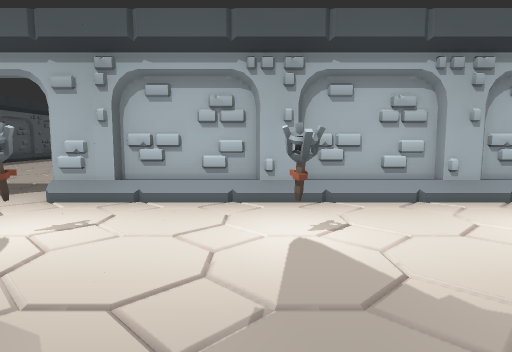
View 1 (above)

24 first-person views from a walk through a level from a Godot 3-D game. The camera is 1.3 m above the floor, tilts 6° down and sees 75° across. The floor is counted in squares, 1 m on a side. Each view is taken from the middle of a square. On the plan, view 1 faces up. The plan holds only what a view shows up to about 14 squares ahead; the rest is blank. The place goes on beyond the plan.

View 2
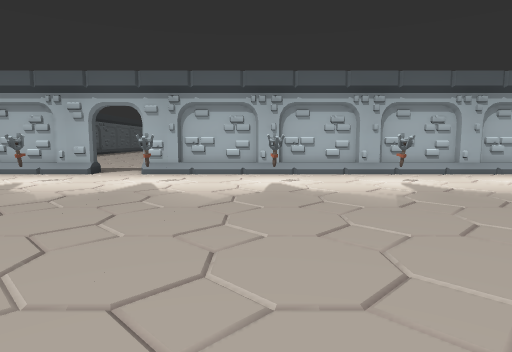

View 3
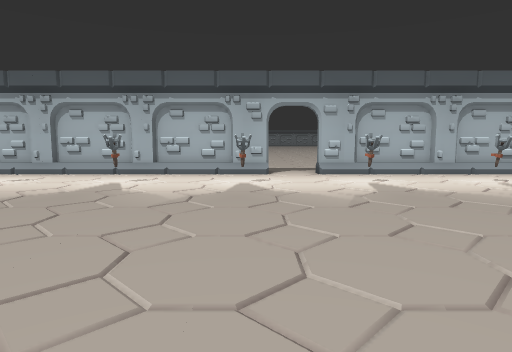

View 4
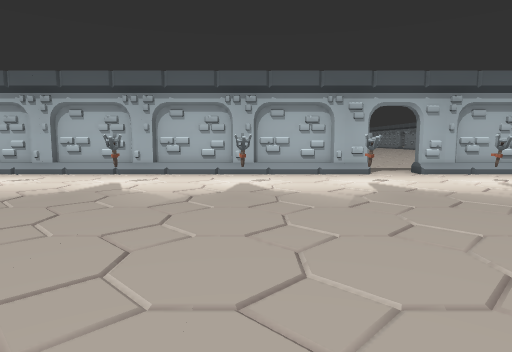

View 5
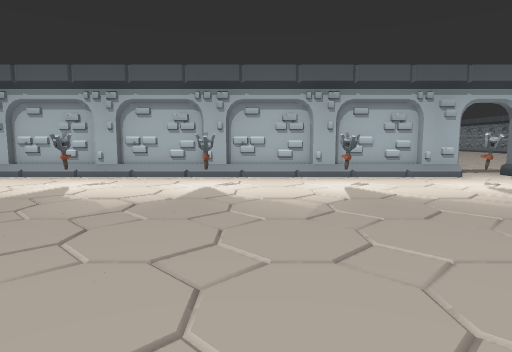

View 6
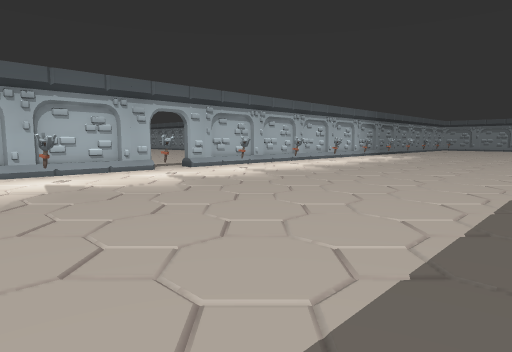

View 7
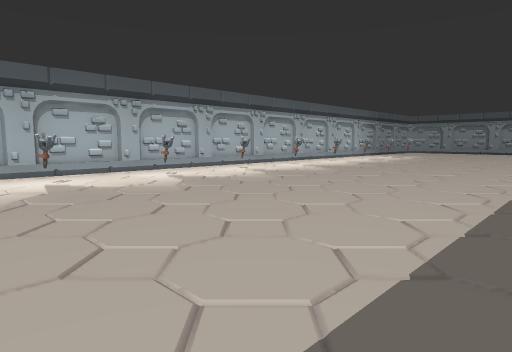

View 8
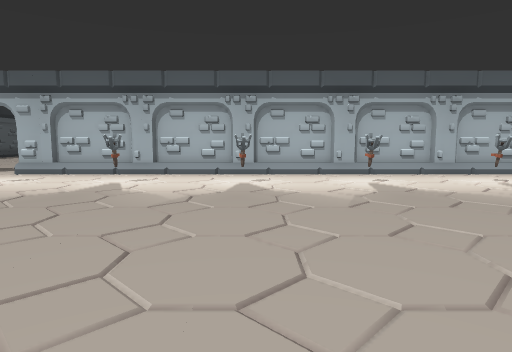

View 9
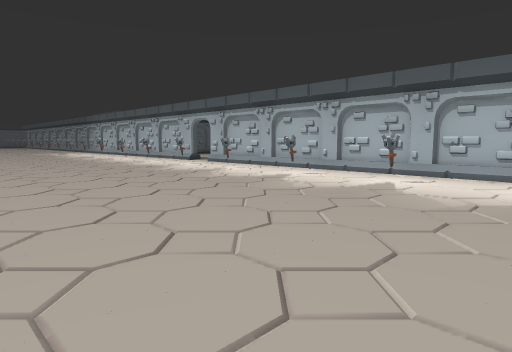

View 10
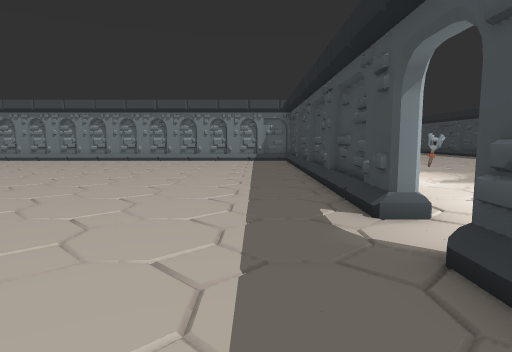

View 11
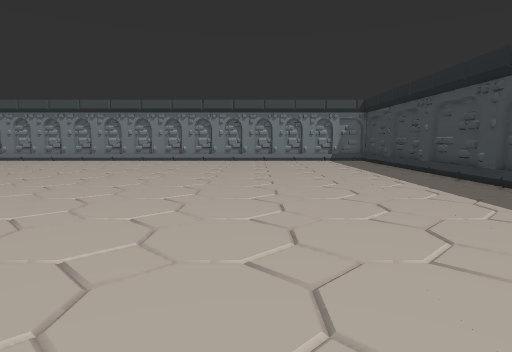

View 12
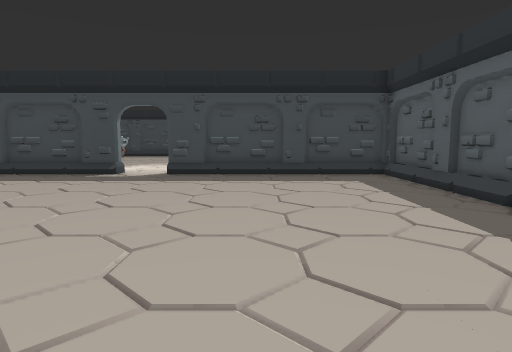

View 13
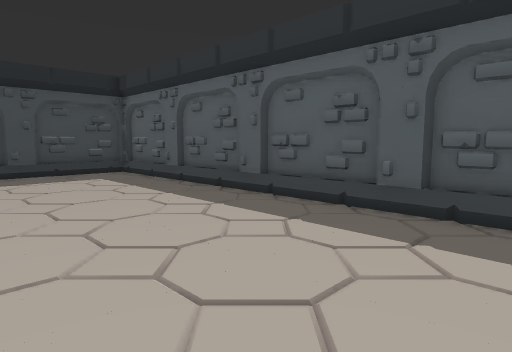

View 14
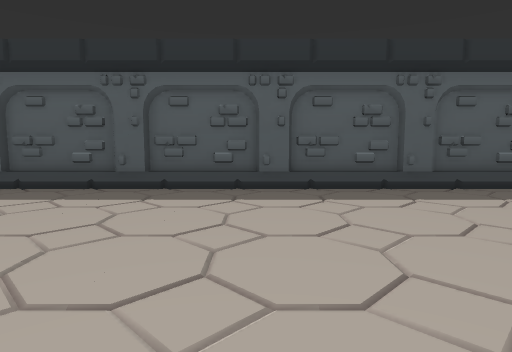

View 15
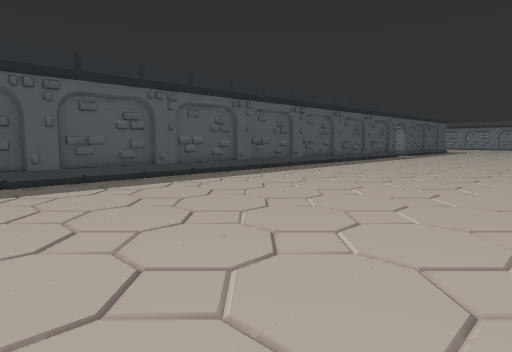

View 16
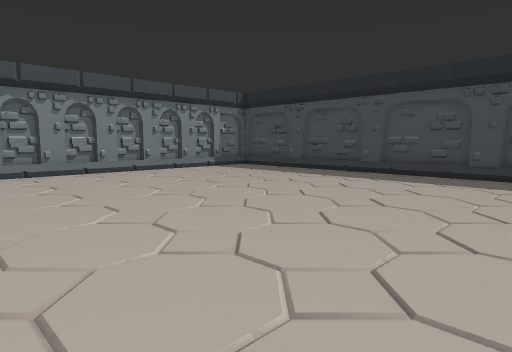

View 17
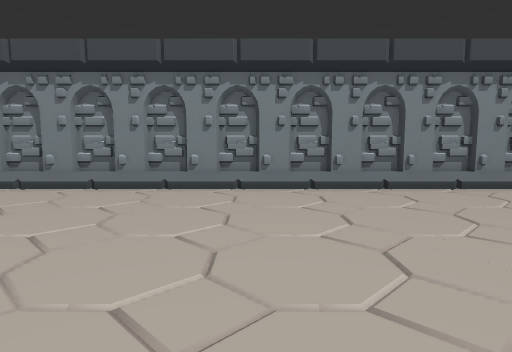

View 18
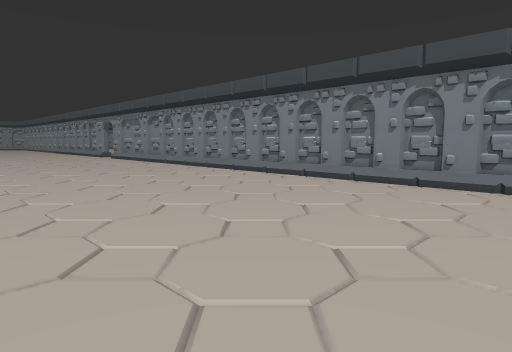

View 19
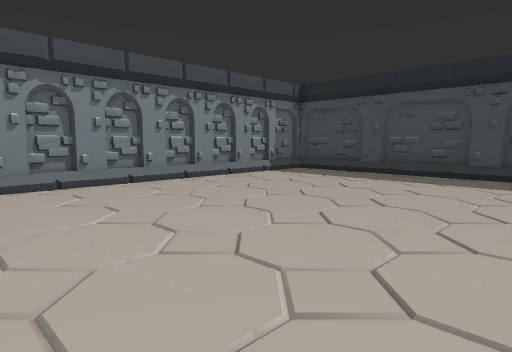

View 20
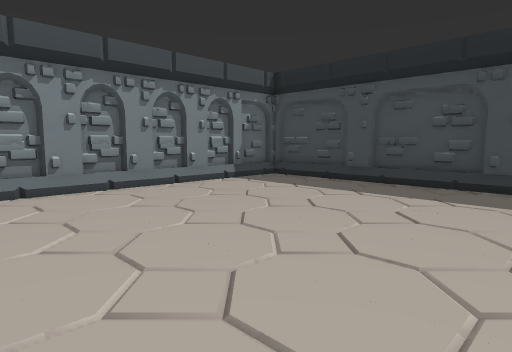

View 21
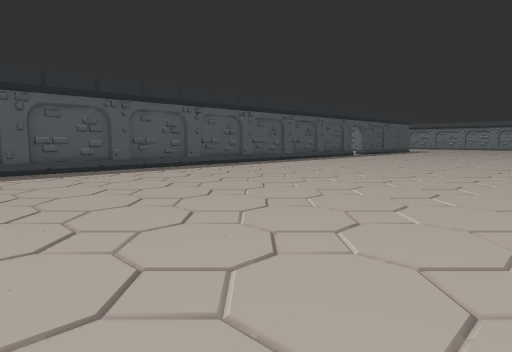

View 22
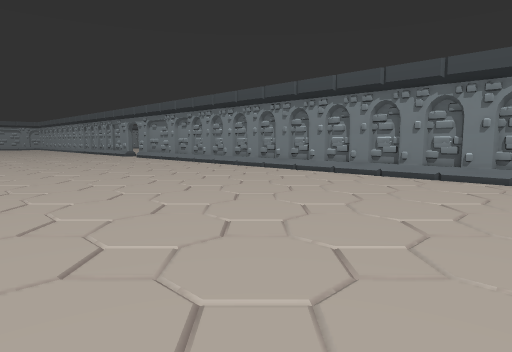

View 23
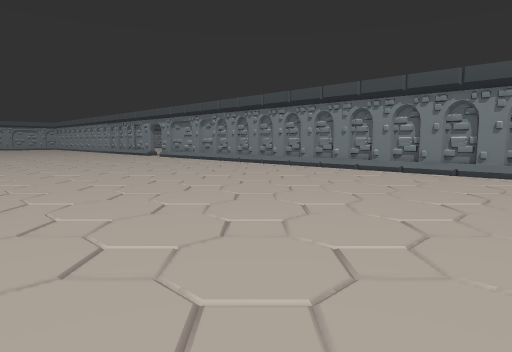

View 24
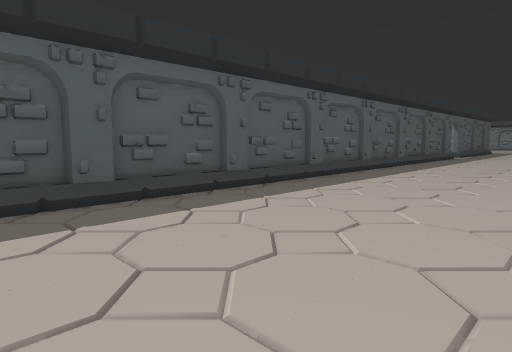

### Floor plan
Key: @ floor where view 1 was taken; # wall or solid block; . floor; / step, stairs or slope; T torch.
Columns run from 21 left of view 1 to 13 right of it. Each row starts with its distance up from view 1.
 36         ............ ........
 35        ............. .........
 34       #............. ..........
 33       #............. ...........
 32       #..........................
 31       #........................../#
 30       #........................../#
 29       #........................../#
 28       #........................../#
 27       #........................../#
 26       #........................../#
 25       #........................../#
 24       #........................../#
 23       #........................../#
 22       #........................../#
 21       #......... ................/#
 20       #......    ................/#
 19       #.......  ................./#
 18       #........................../#
 17       #........................../#
 16       #........................../#
 15       #........................../#
 14       #........................../#
 13       #........................../#
 12       #........................../#
 11       #........................../#
 10       #........................../#
  9       #........................../#
  8 ###############..##################
  7 ///////////////../////////////////#
  6 ...................................
  5 ...................................
  4 ..T...T...T...T...T...T...T...T...T
  3  .................................
  2  .................................
  1   ................................
  0    ..................@............
 -1     ..............................
 -2     ...............................
 -3      ..............................
 -4        ............................
 -5        ............................
 -6         ........... ............. .
 -7        . ...       . ...

Where each view was taken, in squares from view 1:
view 1: 0 up, 0 right, facing up
view 2: 6 down, 0 right, facing up
view 3: 6 down, 7 left, facing up
view 4: 6 down, 11 left, facing up
view 5: 5 down, 14 left, facing up
view 6: 7 down, 14 left, facing up-right
view 7: 7 down, 2 left, facing up-right
view 8: 6 down, 5 right, facing up
view 9: 6 down, 13 right, facing up-left
view 10: 10 up, 10 left, facing right
view 11: 15 up, 10 left, facing right
view 12: 21 up, 10 left, facing down
view 13: 22 up, 9 left, facing down-left
view 14: 23 up, 6 left, facing left
view 15: 21 up, 4 left, facing up-left
view 16: 21 up, 2 left, facing down-right
view 17: 22 up, 3 right, facing right
view 18: 21 up, 2 right, facing up-right
view 19: 21 up, 2 right, facing down-right
view 20: 18 up, 3 right, facing down-right
view 21: 21 up, 0 right, facing up-left
view 22: 21 up, 0 right, facing up-right
view 23: 21 up, 2 left, facing up-right
view 24: 21 up, 8 left, facing up-left
